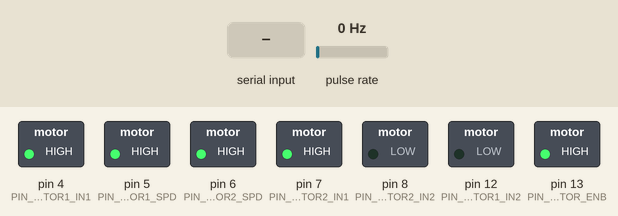
The sketch below on a simulated Arduino Uno, built with avr-gcc and run on an emulated ATmega328P. On the bench: switched loads named in the sketch (green lamp = pin HIGH). Wiring (inferred from the names in the program): pulse sensor: data pin 2. Inputs (shaded band) come from the test bench; at power-on: pulse rate 0 Hz. What the sketch prints to the serial monitor is not drawn.

Above: at 2.2 s.
2.3 s: "90,45\n" received over Serial
At 4.4 s:
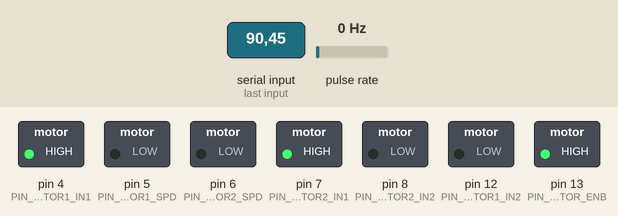
4.7 s: "30,150\n" received over Serial
At 5.5 s:
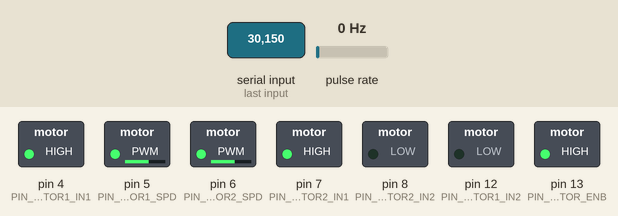
7.2 s: "200\n" received over Serial
At 7.5 s:
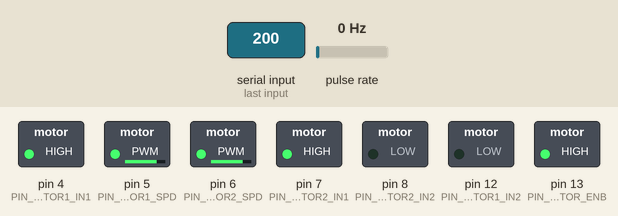
Timing chart, 0 to 10.2 s (numbered marks = the images above; inputs shaded):
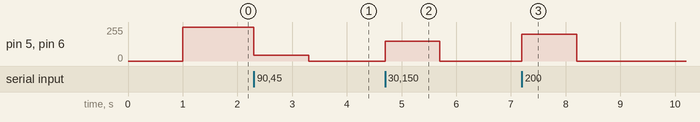

The sketch:

Ferros_EncoderInterrupts.ino
```cpp
#define PIN_MOTOR1_IN1 4
#define PIN_MOTOR1_IN2 12

#define PIN_MOTOR2_IN1 7
#define PIN_MOTOR2_IN2 8

#define PIN_MOTOR1_SPD 5
#define PIN_MOTOR2_SPD 6

#define PIN_MOTOR_ENB 13

#define PIN_ENCODER_1 2
#define PIN_ENCODER_2 3

#define SPEED_TIMEOUT 100000

void motorFullSpeed()
{
  digitalWrite(PIN_MOTOR1_SPD, HIGH);
  digitalWrite(PIN_MOTOR2_SPD, HIGH);
}

void motorStop()
{
  digitalWrite(PIN_MOTOR1_SPD, LOW);
  digitalWrite(PIN_MOTOR2_SPD, LOW);
}

void motorForward()
{
  digitalWrite(PIN_MOTOR1_IN1, HIGH);
  digitalWrite(PIN_MOTOR1_IN2, LOW);
  digitalWrite(PIN_MOTOR2_IN1, HIGH);
  digitalWrite(PIN_MOTOR2_IN2, LOW);
  setSpeed(255);
}

void setSpeed(int speed)
{
  analogWrite(PIN_MOTOR1_SPD, speed);
  analogWrite(PIN_MOTOR2_SPD, speed);
}

unsigned long lastTimeLeft = 0;
unsigned long lastTimeRight = 0;
unsigned long currentTimeLeftEncoder = 0;
unsigned long currentTimeRightEncoder = 0;


volatile bool leftTrigger;
volatile bool rightTrigger;

float leftSpeed;
float rightSpeed;

void ISR_getLeftEncoderTime()
{
    leftTrigger = true;
}

void ISR_getRightEncoderTime()
{
    rightTrigger = true;
}


void setup() {
  // put your setup code here, to run once:
  Serial.begin(115200);
  pinMode(PIN_MOTOR_ENB, OUTPUT);
  digitalWrite(PIN_MOTOR_ENB, HIGH);
  pinMode(PIN_MOTOR1_IN1, OUTPUT);
  pinMode(PIN_MOTOR1_IN2, OUTPUT);
  pinMode(PIN_MOTOR2_IN1, OUTPUT);
  pinMode(PIN_MOTOR2_IN2, OUTPUT);
  pinMode(PIN_MOTOR1_SPD, OUTPUT);
  pinMode(PIN_MOTOR2_SPD, OUTPUT);
  pinMode(PIN_ENCODER_1, INPUT);
  pinMode(PIN_ENCODER_2, INPUT);
  motorStop();
  delay(1000);
  digitalWrite(PIN_MOTOR_ENB, HIGH);
  Serial.println("Ready Player One");
  motorForward();

  attachInterrupt(digitalPinToInterrupt(PIN_ENCODER_1), ISR_getLeftEncoderTime, RISING);
//  attachInterrupt(digitalPinToInterrupt(PIN_ENCODER_2), ISR_getRightEncoderTime, HIGH);
}

void loop() {

  unsigned long currentTime = micros();
  unsigned long diff = currentTime - lastTimeLeft;
  if (leftTrigger)
  {
      leftSpeed = 100000.0 / (float)diff;
      lastTimeLeft = currentTime;
      leftTrigger = false;
      Serial.println(diff);
  }
  else if (diff < SPEED_TIMEOUT)
  {
      // We can try to do some predictive logic here
      leftSpeed = leftSpeed;
  }
  else
  {
      leftSpeed = 0;
  }

  if (Serial.available())
  {
    int num = Serial.parseInt();

    setSpeed(num);
  }
}
```

Measured:
- after the input at 2.3 s, pin 5 (PIN_MOTOR1_SPD), pin 6 (PIN_MOTOR2_SPD): 255/255 → 45/255 at once, → 0/255 1.0 s later
- after the input at 4.7 s, pin 5 (PIN_MOTOR1_SPD), pin 6 (PIN_MOTOR2_SPD): 0/255 → 150/255 at once, → 0/255 1.0 s later
- after the input at 7.2 s, pin 5 (PIN_MOTOR1_SPD), pin 6 (PIN_MOTOR2_SPD): 0/255 → 200/255 at once, → 0/255 1.0 s later
